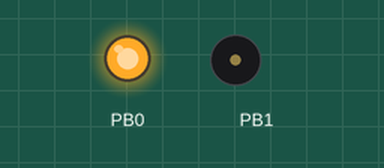
The sketch below on a simulated ATtiny85, built with avr-gcc and run on an emulated ATtiny85. Shown: output pins drawn as LEDs (lit = HIGH), buzzer (waves = sounding). Random numbers use the default seed unless the sketch sets one; pins used as bus, display or sensor lines are not drawn.

Above: at 0.16 s.
At 2.37 s:
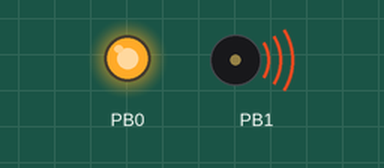
Timing chart, 0 to 2.3 s (numbered marks = the images above):
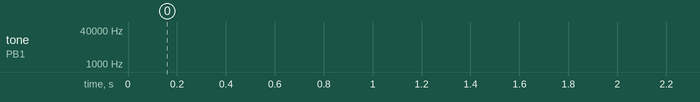

The sketch:

Arduino_code_Ultrasonic_Freq__19-20kHz_.ino
```cpp
/*
HacKIT
Programming ATtiny45 - Ultrasonic frequency plays in the 19-20kHz range
*/

void setup() {
  DDRB = 0b00000011;
  PORTB = 0b00000001;
  TCCR0A = 0b00010010; // timer 0
  TCCR0B = 0b00000001; // timer 0
  OCR0A = 200;
  OCR0B = 200;
}

int timer = 0;

void loop() {

 byte offset_1 = random(15); // timer 0
 OCR0A = 190 + offset_1;
 OCR0B = 190 + offset_1;
 delayMicroseconds(5);


}
```
